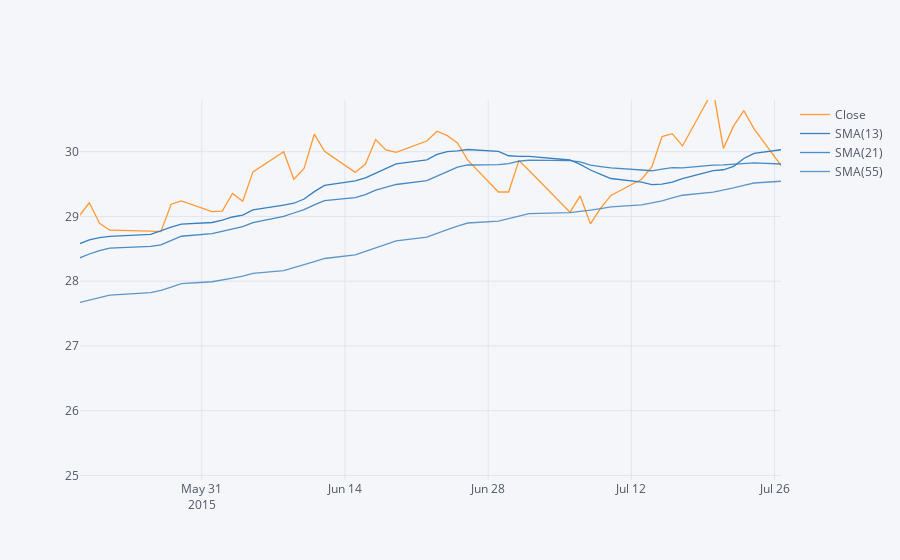

Notebook code for this chart:
### Markdown cell above
** Use .ta_plot(study='sma') to create a Simple Moving Averages plot of Morgan Stanley for the year 2015.**

### Code cell
MS['Close'].loc['2015-01-01':'2016-01-01'].ta_plot(study='sma',periods=[13,21,55],title='Simple Moving Averages')

### Figure 1 — Plotly figure (JSON) as saved in the notebook; plotly's stock layout.template omitted (floating-point values rounded to 4 significant figures; data arrays with more than 128 entries replaced by an {"elided": "..."} marker saying what was removed)
{"data": [{"line": {"color": "rgba(255, 153, 51, 1.0)", "dash": "solid", "shape": "linear", "width": 1.3}, "mode": "lines", "name": "Close", "text": "", "type": "scatter", "x": {"elided": "252 str values"}, "y": {"elided": "252 float values"}}, {"line": {"color": "rgba(55, 128, 191, 1.0)", "dash": "solid", "shape": "linear", "width": 1.3}, "mode": "lines", "name": "SMA(13)", "text": "", "type": "scatter", "x": {"elided": "252 str values"}, "y": {"elided": "252 mixed values"}}, {"line": {"color": "rgba(55, 128, 191, 0.8999999999999999)", "dash": "solid", "shape": "linear", "width": 1.3}, "mode": "lines", "name": "SMA(21)", "text": "", "type": "scatter", "x": {"elided": "252 str values"}, "y": {"elided": "252 mixed values"}}, {"line": {"color": "rgba(55, 128, 191, 0.7999999999999998)", "dash": "solid", "shape": "linear", "width": 1.3}, "mode": "lines", "name": "SMA(55)", "text": "", "type": "scatter", "x": {"elided": "252 str values"}, "y": {"elided": "252 mixed values"}}], "layout": {"autosize": true, "legend": {"bgcolor": "#F5F6F9", "font": {"color": "#4D5663"}}, "paper_bgcolor": "#F5F6F9", "plot_bgcolor": "#F5F6F9", "title": {"font": {"color": "#4D5663"}}, "xaxis": {"autorange": false, "gridcolor": "#E1E5ED", "range": ["2015-05-19 02:07:06.3687", "2015-07-26 15:10:39.5531"], "showgrid": true, "tickfont": {"color": "#4D5663"}, "title": {"font": {"color": "#4D5663"}, "text": ""}, "type": "date", "zerolinecolor": "#E1E5ED"}, "yaxis": {"autorange": false, "gridcolor": "#E1E5ED", "range": [24.93, 30.8], "showgrid": true, "tickfont": {"color": "#4D5663"}, "title": {"font": {"color": "#4D5663"}, "text": ""}, "type": "linear", "zerolinecolor": "#E1E5ED"}}}
